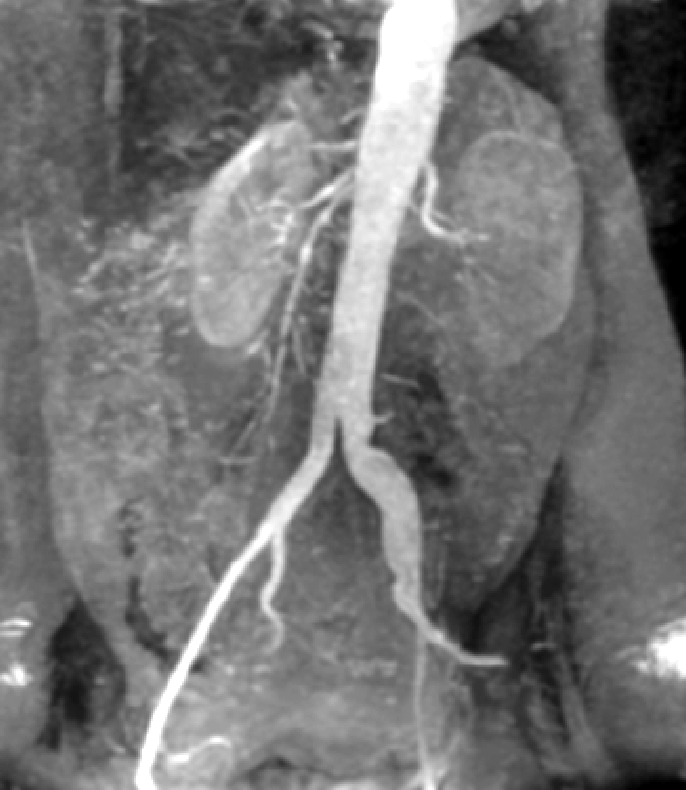
#> input picture Segmentacao_Suavizacao_Limiarizaçao_Regi/vasos.png, 686 x 790 px
$ python atvSegSuavLimit.py
#> lines starting #> are read from the running program, lines starting #| are printed output that depends on the picture; after the words box and inside, x2 and y2 are one past the last pixel; in counts of white or black regions, pixels touching at a corner belong together
import sys
import cv2 as cv
import numpy as np

DELAY_CAPTION = 3000
DELAY_BLUR = 3000
MAX_KERNEL_LENGTH = 30
src = None
dst = None
opt = 1

def SuavLimit(argv):
    imageName = argv[0] if len(argv) > 0 else 'vasos.png'
    global src
    src = cv.imread(cv.samples.findFile(imageName))
#> src is the input picture: shape (790, 686, 3); min 0, max 255, mean 115.1
    if src is None:
        print ('Error opening image')
        print ('Usage: smoothing.py [image_name -- default ../data/lena.jpg] \n')
        return -1
    global dst

    src = cv.medianBlur(src,5)

    image=cv.cvtColor(src,cv.COLOR_BGR2GRAY)
    se=cv.getStructuringElement(cv.MORPH_RECT , (10,10))
    bg=cv.morphologyEx(image, cv.MORPH_DILATE, se)
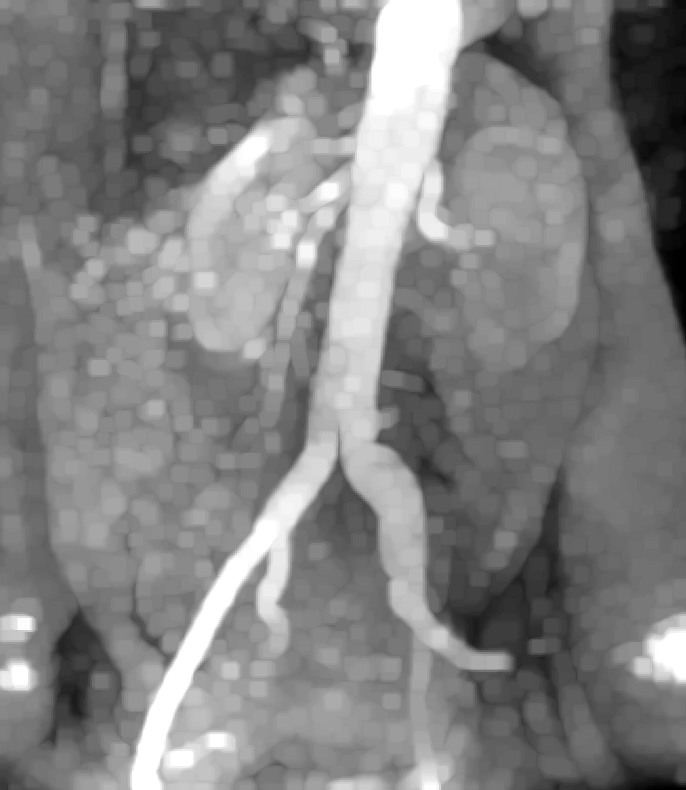
#> bg: shape (790, 686); min 0, max 255, mean 129.9
    out_gray=cv.divide(image, bg, scale=300)
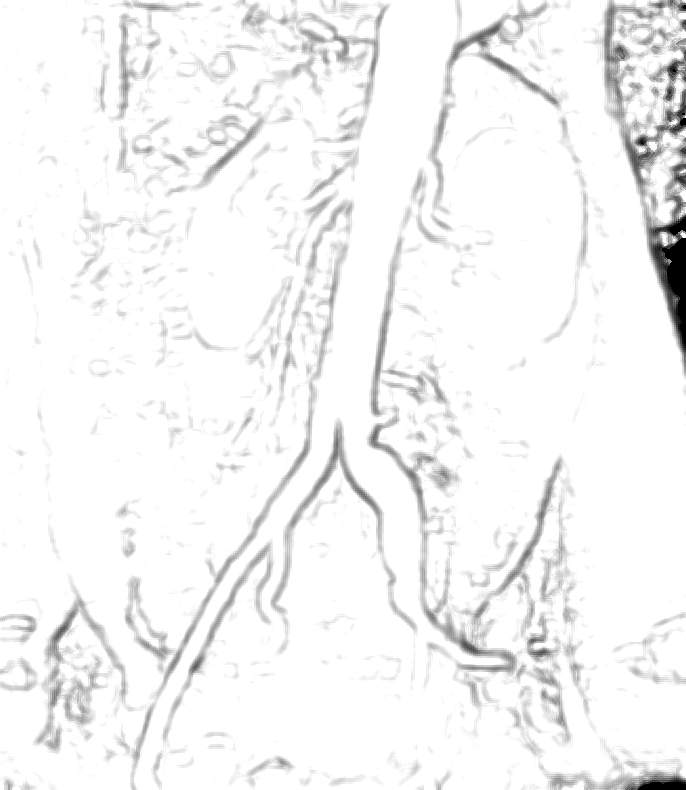
#> out_gray: shape (790, 686); min 0, max 255, mean 244

    ret,src = cv.threshold(out_gray,180,300,cv.THRESH_BINARY)
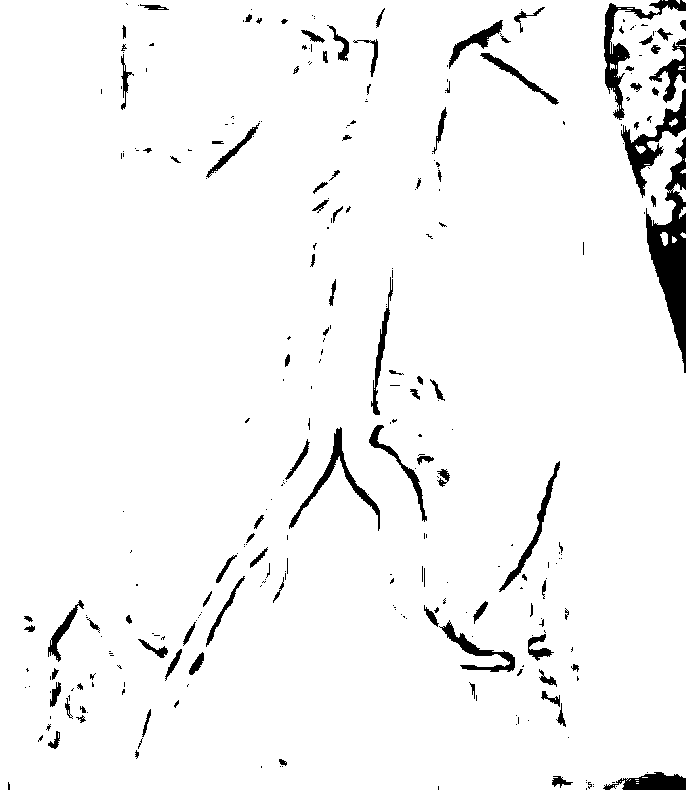
#> src: shape (790, 686); 95.9% white; 302 black regions (203 under 20 px), largest, box (x1, y1, x2, y2) and area: (646, 137, 686, 373) 3975, (604, 0, 686, 120) 1692, (621, 89, 686, 198) 1687

    result = cv.Canny(src, 30, 300)
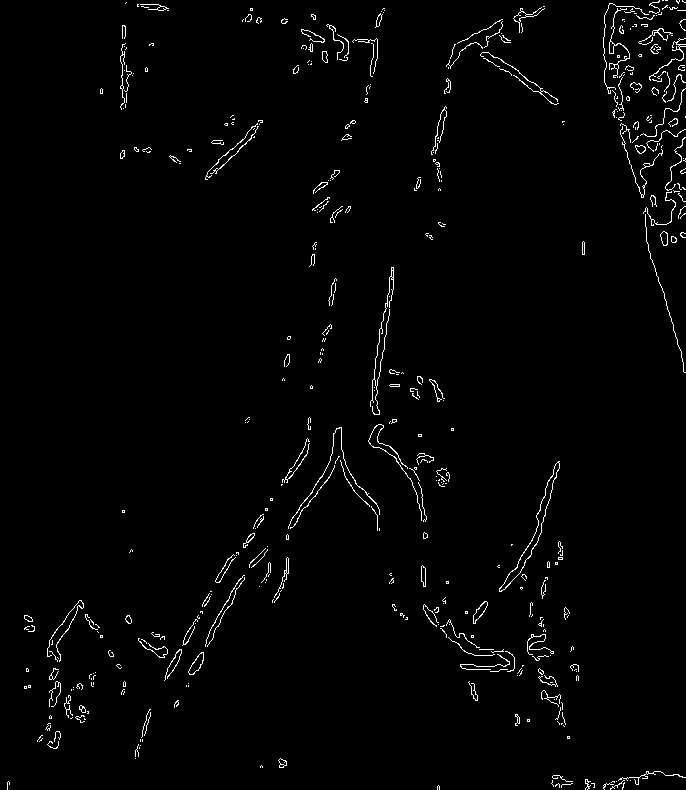
#> result: shape (790, 686); 1.8% white in thin lines or dots

    cv.imshow("Result", result)
    cv.waitKey(0)

if __name__ == "__main__":
    SuavLimit(sys.argv[1:])
